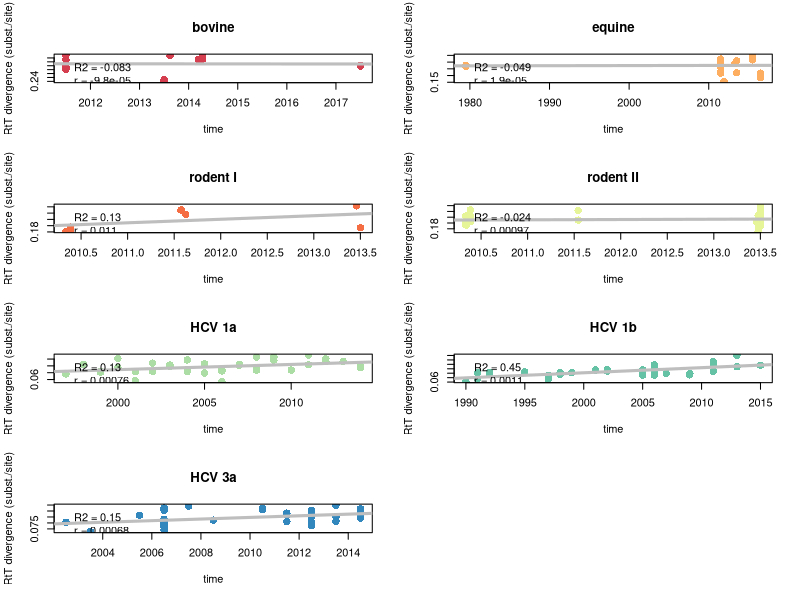

R code for this plot:
#require(MASS)
require(graphics)

data.bo<-read.table("bovine.cut.ed.redDel.dates.fas.tempEst.txt", sep="\t", header=T)
reg.bo <- lm(data.bo$distance~data.bo$date)
data.eq<-read.table("equine.cut.ed.recDel.dates.fas.tempEst.txt", sep="\t", header=T)
reg.eq <- lm(data.eq$distance~data.eq$date)
data.ro1<-read.table("rodent1.cut.ed.recDel.dates.fas.tempEst.txt", sep="\t", header=T)
reg.ro1 <- lm(data.ro1$distance~data.ro1$date)
data.ro2<-read.table("rodent2.cut.ed.recDel.dates.fas.tempEst.txt", sep="\t", header=T)
reg.ro2 <- lm(data.ro2$distance~data.ro2$date)
data.h1a<-read.table("HCV1a.sub35.cut.fas.tempEst.txt", sep="\t", header=T)
reg.h1a <- lm(data.h1a$distance~data.h1a$date)
data.h1b<-read.table("HCV1b.sub34.cut.fas.tempEst.txt", sep="\t", header=T)
reg.h1b <- lm(data.h1b$distance~data.h1b$date)
data.h3a<-read.table("HCV3a.cut.sub.recDel.fas.tempEst.txt", sep="\t", header=T)
reg.h3a <- lm(data.h3a$distance~data.h3a$date)

reg.bo$coefficients[2]
reg.eq$coefficients[2]
reg.ro1$coefficients[2]
reg.ro2$coefficients[2]
reg.h1a$coefficients[2]
reg.h1b$coefficients[2]
reg.h3a$coefficients[2]

#colors according to slope
  Acol <- "#d53e4f"
  Ccol <- "#f46d43"
  Bcol <- "#fdae61"
  Gcol <- "#fee08b"
  Dcol <- "#e6f598"
  Fcol <- "#abdda4"
  Jcol <- "#66c2a5"
  Hcol <- "#3288bd"
  Mcol <- "#000000"

par(mfrow=c(4,2))

plot(data.bo$date, data.bo$distance, pch=16,col=Acol, xlab="time",ylab="RtT divergence (subst./site)", cex=1.5)
#axis(4)
abline(reg.bo,lwd=3, col="grey")
title(main = "bovine")
legend("topleft", bty="n", legend=c(paste("R2 =", format(summary(reg.bo)$adj.r.squared, digits=2)), paste("r =", format(reg.bo$coefficients[2], digits=2))))

plot(data.eq$date, data.eq$distance, pch=16, col=Bcol, xlab="time",ylab="RtT divergence (subst./site)", cex=1.5)
#axis(4)
abline(reg.eq,lwd=3, col="grey")
title(main = "equine")
legend("topleft", bty="n", legend=c(paste("R2 =", format(summary(reg.eq)$adj.r.squared, digits=2)), paste("r =", format(reg.eq$coefficients[2], digits=2))))

plot(data.ro1$date, data.ro1$distance, pch=16, col=Ccol, xlab="time",ylab="RtT divergence (subst./site)", cex=1.5)
#axis(4)
abline(reg.ro1,lwd=3, col="grey")
title(main = "rodent I")
legend("topleft", bty="n", legend=c(paste("R2 =", format(summary(reg.ro1)$adj.r.squared, digits=2)), paste("r =", format(reg.ro1$coefficients[2], digits=2))))

plot(data.ro2$date, data.ro2$distance, pch=16, col=Dcol, xlab="time",ylab="RtT divergence (subst./site)", cex=1.5)
#axis(4)
abline(reg.ro2,lwd=3, col="grey")
title(main = "rodent II")
legend("topleft", bty="n", legend=c(paste("R2 =", format(summary(reg.ro2)$adj.r.squared, digits=2)), paste("r =", format(reg.ro2$coefficients[2], digits=2))))

plot(data.h1a$date, data.h1a$distance, pch=16, col=Fcol, xlab="time",ylab="RtT divergence (subst./site)", cex=1.5)
#axis(4)
abline(reg.h1a,lwd=3, col="grey")
title(main = "HCV 1a")
legend("topleft", bty="n", legend=c(paste("R2 =", format(summary(reg.h1a)$adj.r.squared, digits=2)), paste("r =", format(reg.h1a$coefficients[2], digits=2))))

plot(data.h1b$date, data.h1b$distance, pch=16, col=Jcol, xlab="time",ylab="RtT divergence (subst./site)", cex=1.5)
#axis(4)
abline(reg.h1b,lwd=3, col="grey")
title(main = "HCV 1b")
legend("topleft", bty="n", legend=c(paste("R2 =", format(summary(reg.h1b)$adj.r.squared, digits=2)), paste("r =", format(reg.h1b$coefficients[2], digits=2))))

plot(data.h3a$date, data.h3a$distance, pch=16, col=Hcol, xlab="time",ylab="RtT divergence (subst./site)", cex=1.5)
#axis(4)
abline(reg.h3a,lwd=3, col="grey")
title(main = "HCV 3a")
legend("topleft", bty="n", legend=c(paste("R2 =", format(summary(reg.h3a)$adj.r.squared, digits=2)), paste("r =", format(reg.h3a$coefficients[2], digits=2))))


